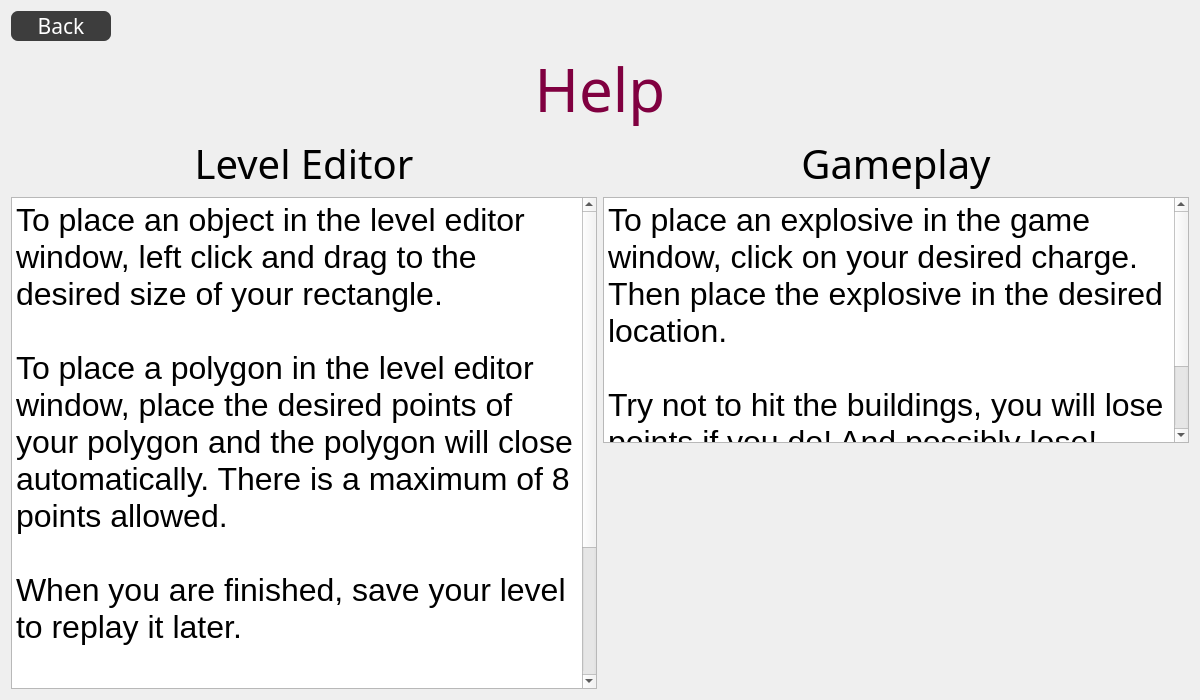
<?xml version="1.0" encoding="UTF-8"?>
<ui version="4.0">
 <class>HelpPage</class>
 <widget class="QWidget" name="HelpPage">
  <property name="geometry">
   <rect>
    <x>0</x>
    <y>0</y>
    <width>1200</width>
    <height>700</height>
   </rect>
  </property>
  <property name="windowTitle">
   <string>Form</string>
  </property>
  <layout class="QGridLayout" name="gridLayout">
   <item row="0" column="0">
    <layout class="QVBoxLayout" name="verticalLayout_3">
     <item>
      <layout class="QHBoxLayout" name="horizontalLayout_2">
       <item>
        <widget class="QPushButton" name="helpBackButton">
         <property name="minimumSize">
          <size>
           <width>100</width>
           <height>30</height>
          </size>
         </property>
         <property name="font">
          <font>
           <family>Menlo</family>
           <pointsize>16</pointsize>
          </font>
         </property>
         <property name="styleSheet">
          <string notr="true">QPushButton{
border-style:solid;
background-color:#3d3d3d;
color:#fff;
border-radius:7px;
}

QPushButton:hover{
border-style:solid;
border-width: 3px;
border-color:#2DEC6C;
border-radius:7px;
}</string>
         </property>
         <property name="text">
          <string>Back</string>
         </property>
        </widget>
       </item>
       <item>
        <spacer name="horizontalSpacer">
         <property name="orientation">
          <enum>Qt::Horizontal</enum>
         </property>
         <property name="sizeHint" stdset="0">
          <size>
           <width>40</width>
           <height>20</height>
          </size>
         </property>
        </spacer>
       </item>
      </layout>
     </item>
     <item>
      <widget class="QLabel" name="helpLabel">
       <property name="font">
        <font>
         <family>Menlo</family>
         <pointsize>45</pointsize>
        </font>
       </property>
       <property name="text">
        <string>&lt;html&gt;&lt;head/&gt;&lt;body&gt;&lt;p&gt;&lt;span style=&quot; color:#800040;&quot;&gt;Help&lt;/span&gt;&lt;/p&gt;&lt;/body&gt;&lt;/html&gt;</string>
       </property>
       <property name="alignment">
        <set>Qt::AlignCenter</set>
       </property>
      </widget>
     </item>
     <item>
      <layout class="QHBoxLayout" name="horizontalLayout">
       <item>
        <layout class="QVBoxLayout" name="verticalLayout">
         <item>
          <widget class="QLabel" name="levelCreatorButton">
           <property name="font">
            <font>
             <family>Menlo</family>
             <pointsize>30</pointsize>
            </font>
           </property>
           <property name="text">
            <string>Level Editor</string>
           </property>
           <property name="alignment">
            <set>Qt::AlignCenter</set>
           </property>
          </widget>
         </item>
         <item>
          <widget class="QTextBrowser" name="levelEditorTextBrowser">
           <property name="font">
            <font>
             <pointsize>13</pointsize>
            </font>
           </property>
           <property name="html">
            <string>&lt;!DOCTYPE HTML PUBLIC &quot;-//W3C//DTD HTML 4.0//EN&quot; &quot;http://www.w3.org/TR/REC-html40/strict.dtd&quot;&gt;
&lt;html&gt;&lt;head&gt;&lt;meta name=&quot;qrichtext&quot; content=&quot;1&quot; /&gt;&lt;style type=&quot;text/css&quot;&gt;
p, li { white-space: pre-wrap; }
&lt;/style&gt;&lt;/head&gt;&lt;body style=&quot; font-family:'.SF NS Text'; font-size:13pt; font-weight:400; font-style:normal;&quot;&gt;
&lt;p style=&quot; margin-top:0px; margin-bottom:0px; margin-left:0px; margin-right:0px; -qt-block-indent:0; text-indent:0px;&quot;&gt;&lt;span style=&quot; font-size:24pt;&quot;&gt;To place an object in the level editor window, left click and drag to the desired size of your rectangle.&lt;/span&gt;&lt;/p&gt;
&lt;p style=&quot;-qt-paragraph-type:empty; margin-top:0px; margin-bottom:0px; margin-left:0px; margin-right:0px; -qt-block-indent:0; text-indent:0px; font-size:24pt;&quot;&gt;&lt;br /&gt;&lt;/p&gt;
&lt;p style=&quot; margin-top:0px; margin-bottom:0px; margin-left:0px; margin-right:0px; -qt-block-indent:0; text-indent:0px;&quot;&gt;&lt;span style=&quot; font-size:24pt;&quot;&gt;To place a polygon in the level editor window, place the desired points of your polygon and the polygon will close automatically. There is a maximum of 8 points allowed.&lt;/span&gt;&lt;/p&gt;
&lt;p style=&quot;-qt-paragraph-type:empty; margin-top:0px; margin-bottom:0px; margin-left:0px; margin-right:0px; -qt-block-indent:0; text-indent:0px; font-size:24pt;&quot;&gt;&lt;br /&gt;&lt;/p&gt;
&lt;p style=&quot; margin-top:0px; margin-bottom:0px; margin-left:0px; margin-right:0px; -qt-block-indent:0; text-indent:0px;&quot;&gt;&lt;span style=&quot; font-size:24pt;&quot;&gt;When you are finished, save your level to replay it later.&lt;/span&gt;&lt;/p&gt;
&lt;p style=&quot;-qt-paragraph-type:empty; margin-top:0px; margin-bottom:0px; margin-left:0px; margin-right:0px; -qt-block-indent:0; text-indent:0px; font-size:24pt;&quot;&gt;&lt;br /&gt;&lt;/p&gt;
&lt;p style=&quot; margin-top:0px; margin-bottom:0px; margin-left:0px; margin-right:0px; -qt-block-indent:0; text-indent:0px;&quot;&gt;&lt;span style=&quot; font-size:24pt;&quot;&gt;To load your custom level, just open level one and from the Game Options dropdown, click Load Level, and find your level in the file dialog. Your level will be ready to explode!&lt;/span&gt;&lt;/p&gt;&lt;/body&gt;&lt;/html&gt;</string>
           </property>
          </widget>
         </item>
        </layout>
       </item>
       <item>
        <layout class="QVBoxLayout" name="verticalLayout_2">
         <item>
          <widget class="QLabel" name="gamePlayLabel">
           <property name="font">
            <font>
             <family>Menlo</family>
             <pointsize>30</pointsize>
            </font>
           </property>
           <property name="text">
            <string>Gameplay</string>
           </property>
           <property name="alignment">
            <set>Qt::AlignCenter</set>
           </property>
          </widget>
         </item>
         <item>
          <widget class="QTextBrowser" name="gamePlayTextBrowser">
           <property name="html">
            <string>&lt;!DOCTYPE HTML PUBLIC &quot;-//W3C//DTD HTML 4.0//EN&quot; &quot;http://www.w3.org/TR/REC-html40/strict.dtd&quot;&gt;
&lt;html&gt;&lt;head&gt;&lt;meta name=&quot;qrichtext&quot; content=&quot;1&quot; /&gt;&lt;style type=&quot;text/css&quot;&gt;
p, li { white-space: pre-wrap; }
&lt;/style&gt;&lt;/head&gt;&lt;body style=&quot; font-family:'.SF NS Text'; font-size:13pt; font-weight:400; font-style:normal;&quot;&gt;
&lt;p style=&quot; margin-top:0px; margin-bottom:0px; margin-left:0px; margin-right:0px; -qt-block-indent:0; text-indent:0px;&quot;&gt;&lt;span style=&quot; font-size:24pt;&quot;&gt;To place an explosive in the game window, click on your desired charge. Then place the explosive in the desired location.&lt;/span&gt;&lt;/p&gt;
&lt;p style=&quot;-qt-paragraph-type:empty; margin-top:0px; margin-bottom:0px; margin-left:0px; margin-right:0px; -qt-block-indent:0; text-indent:0px; font-size:24pt;&quot;&gt;&lt;br /&gt;&lt;/p&gt;
&lt;p style=&quot; margin-top:0px; margin-bottom:0px; margin-left:0px; margin-right:0px; -qt-block-indent:0; text-indent:0px;&quot;&gt;&lt;span style=&quot; font-size:24pt;&quot;&gt;Try not to hit the buildings, you will lose points if you do! And possibly lose!&lt;/span&gt;&lt;/p&gt;
&lt;p style=&quot;-qt-paragraph-type:empty; margin-top:0px; margin-bottom:0px; margin-left:0px; margin-right:0px; -qt-block-indent:0; text-indent:0px; font-size:24pt;&quot;&gt;&lt;br /&gt;&lt;/p&gt;
&lt;p style=&quot;-qt-paragraph-type:empty; margin-top:0px; margin-bottom:0px; margin-left:0px; margin-right:0px; -qt-block-indent:0; text-indent:0px; font-size:24pt;&quot;&gt;&lt;br /&gt;&lt;/p&gt;&lt;/body&gt;&lt;/html&gt;</string>
           </property>
          </widget>
         </item>
         <item>
          <spacer name="verticalSpacer">
           <property name="orientation">
            <enum>Qt::Vertical</enum>
           </property>
           <property name="sizeHint" stdset="0">
            <size>
             <width>20</width>
             <height>40</height>
            </size>
           </property>
          </spacer>
         </item>
        </layout>
       </item>
      </layout>
     </item>
    </layout>
   </item>
  </layout>
 </widget>
 <resources/>
 <connections/>
</ui>
